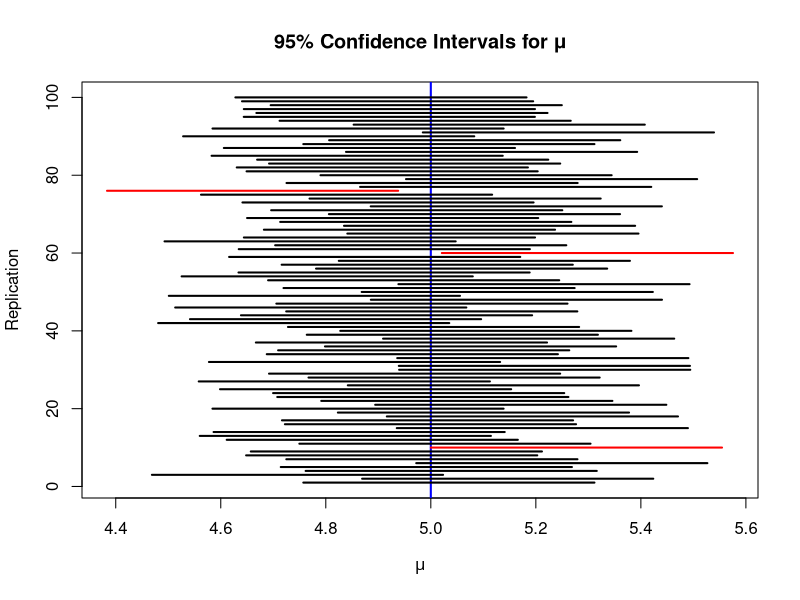

This chart was generated by the following R code:
## ---- chunk 1
set.seed(123)  # for reproducibility

# Parameters

mu <- 5
sigma <- 1      # known standard deviation
n <- 50         # sample size per replication
B <- 100        # number of replications
z <- 1.96       # z-score for 95% CI

# Storage for CI bounds

lower <- numeric(B)
upper <- numeric(B)

# Simulation loop

for (b in 1:B) {
  x <- rnorm(n, mean = mu, sd = sigma)      # generate 50 points
  xbar <- mean(x)                            # sample mean
  lower[b] <- xbar - z * sigma / sqrt(n)     # lower bound of CI
  upper[b] <- xbar + z * sigma / sqrt(n)     # upper bound of CI
}

# Combine results

ci <- cbind(mean(lower), mean(upper))
ci
## ---- chunk 2
# Plot setup

plot(
  NULL,
  xlim = c(min(lower), max(upper)),  # x-axis spans all CIs
  ylim = c(1, B),                     # y-axis for 100 replications
  xlab = expression(mu),
  ylab = "Replication",
  main = "95% Confidence Intervals for μ"
)

# Draw horizontal line at true μ

abline(v = mu, lwd = 2, col = "blue")

# Loop to plot each CI

for (i in 1:B) {
col_i <- if (lower[i] <= mu & upper[i] >= mu) "black" else "red"
segments(lower[i], i, upper[i], i, col = col_i, lwd = 2)
}
